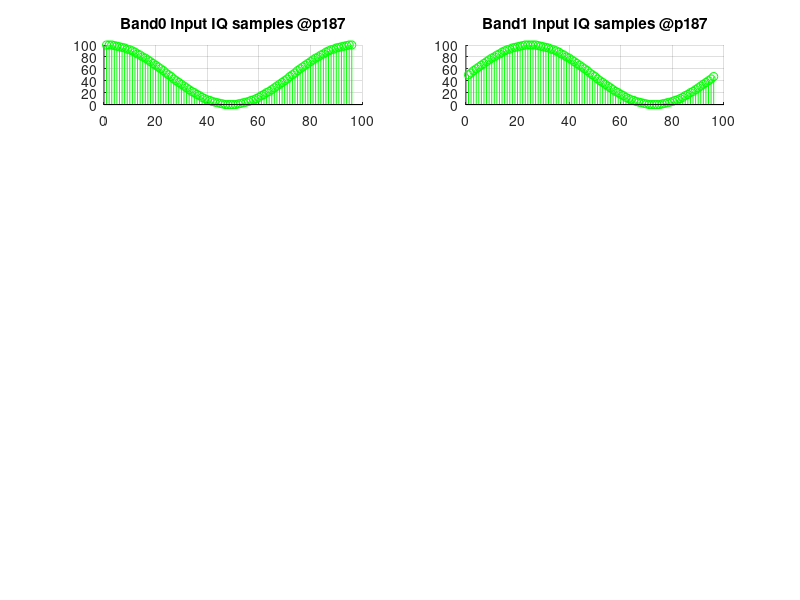

Write MATLAB code to recreate this figure. (Note: this script raises an error after producing the figure.)
% %%%%%%%%%%%%%%%%%%%%%%%%%%%%%%%%%%%%%%%%%%%%%%%%%%%%%%%%%%%%%%%%%%%%%%%%%%%%%%%
% Project     : ABC
% Author      : Hari (haridas.p@intel.com)
% Date        : 20 Mar 2024
% Brief       : This program is to generate input and output sample files for VHA
%               dual band modulation testing at p187 Gsps
% %%%%%%%%%%%%%%%%%%%%%%%%%%%%%%%%%%%%%%%%%%%%%%%%%%%%%%%%%%%%%%%%%%%%%%%%%%%%%%%

clc;
clear;
close all;

num_vectors = 3;
num_samples_per_vector = 32;
num_samples = num_vectors * num_samples_per_vector;

fs = num_samples;
dt = 1/fs;
st = 1;
t = 0:dt:st-dt;
band0_input_iq1 = 50 * (1 + cos(2 * pi * t));
band0_input_iq = int32(band0_input_iq1);
band1_input_iq1 = 50 * (1 + sin(2 * pi * t));
band1_input_iq = int32(band1_input_iq1);

figure('Name', 'Modulation');
n1 = 1:1:num_samples;
subplot(5, 2, 1); grid on; hold on;
stem(n1, band0_input_iq, 'green'); title("Band0 Input IQ samples @p187");
subplot(5, 2, 2); grid on; hold on;
stem(n1, band1_input_iq, 'green'); title("Band1 Input IQ samples @p187");

% write this into a file which can be sourced while running on FRIO
fileId = fopen("input_samples/modulation/band0_dual_band_modulation_p187.txt", "w");
fprintf(fileId, "%08x\n", bitshift(band0_input_iq, 16));
fclose(fileId);
fileId = fopen("input_samples/modulation/band1_dual_band_modulation_p187.txt", "w");
fprintf(fileId, "%08x\n", bitshift(band1_input_iq, 16));
fclose(fileId);

% input_iq should be scaled down before giving as input to the matlab model
scale_factor = 2^-15;
band0_input_iq_to_duc = (band0_input_iq1 * scale_factor);
band1_input_iq_to_duc = (band1_input_iq1 * scale_factor);

% enable w1, w2, w3
config.vha_hbf_stages = [1 1 1 0];

% now do an interpolation
band0_output_iq_from_duc = vha_interpolate(band0_input_iq_to_duc, config);
band1_output_iq_from_duc = vha_interpolate(band1_input_iq_to_duc, config);

% now scale the samples up
scale_factor = 2^15;
n2 = 1:1:(numel(band0_output_iq_from_duc));
subplot(5, 2, 3); grid on; hold on;
stem(n2, (real(band0_output_iq_from_duc * scale_factor)), 'red'); title("DUC band0 Output 1.5Gsps");
stem(n2, (imag(band0_output_iq_from_duc * scale_factor)), 'blue');
n2 = 1:1:(numel(band1_output_iq_from_duc));
subplot(5, 2, 4); grid on; hold on;
stem(n2, (real(band1_output_iq_from_duc * scale_factor)), 'red'); title("DUC band1_ Output 1.5Gsps");
stem(n2, (imag(band1_output_iq_from_duc * scale_factor)), 'blue');

% generate cw0 for the modulation freq = 750Mhz, Fs = 1.5Ghz, Fclk = 1.5Ghz
Fclk = 1474000;
Fs   = 1474000;
fout0 = (Fclk / 2);
fprintf("1.5GSPS Modulation\n");
fprintf("fout0 = %d KHz, Fs = %d KHz, Fclk = %d KHz\n", fout0, Fs, Fclk);
cw0 = nco_pp(fout0, Fs, Fclk, length(band0_output_iq_from_duc), 0);   % 0 clk cycles delay
fout1 = (Fclk / 4);
fprintf("fout1 = %d KHz, Fs = %d KHz, Fclk = %d KHz\n", fout1, Fs, Fclk);
cw1 = nco_pp(fout1, Fs, Fclk, length(band1_output_iq_from_duc), 2);   % 2 clk cycles delay
subplot(5, 2, 5); grid on; hold on;
n3 = 1:1:(length(cw0));
stem(n3, real(cw0), 'red'); title("CW0 @1.5Gsps");
stem(n3, imag(cw0), 'blue');
stem(n3, real(cw1), 'black');
stem(n3, imag(cw1), 'green');

% now do the modulation and combining
config.vha_bypass = [0 0];
config.vha_conj = [0, 0];
config.active_band = 3;
cw0 = transpose(cw0);
cw1 = transpose(cw1);
[mod_output_1p5g, dummy] = vha_combine(band0_output_iq_from_duc, band1_output_iq_from_duc, cw0, cw1, config);
mod_output_1p5g = mod_output_1p5g * scale_factor;    % scale up the final output

n2 = 1:1:length(mod_output_1p5g);
subplot(5, 2, 6); grid on; hold on;
stem(n2, real(mod_output_1p5g), 'red'); title ("Output - 1.5Gsps Modulation");
stem(n2, imag(mod_output_1p5g), 'blue');
mod_output_1p5g_real = dec2hex(real(mod_output_1p5g), 4);
mod_output_1p5g_imag = dec2hex(imag(mod_output_1p5g), 4);
output_1p5g = strcat(mod_output_1p5g_real, mod_output_1p5g_imag);
fileId = fopen("output_samples/modulation/p187/dual_band_modulation_1p5.txt", "w");
for i = 1:length(output_1p5g)
   nbytes = fprintf(fileId,'%8s\n',output_1p5g(i,:));
end
fclose(fileId);

% enable w1, w2, w3, w4
config.vha_hbf_stages = [1 1 1 1];

% now do an interpolation
band0_output_iq_from_duc = vha_interpolate(band0_input_iq_to_duc, config);
band1_output_iq_from_duc = vha_interpolate(band1_input_iq_to_duc, config);

% now scale the samples up
n2 = 1:1:(numel(band0_output_iq_from_duc));
subplot(5, 2, 7); grid on; hold on;
stem(n2, (real(band0_output_iq_from_duc * scale_factor)), 'red'); title("DUC band0 Output 3Gsps");
stem(n2, (imag(band0_output_iq_from_duc * scale_factor)), 'blue');
n2 = 1:1:(numel(band1_output_iq_from_duc));
subplot(5, 2, 8); grid on; hold on;
stem(n2, (real(band1_output_iq_from_duc * scale_factor)), 'red'); title("DUC band1 Output 3Gsps");
stem(n2, (imag(band1_output_iq_from_duc * scale_factor)), 'blue');

% generate cw0 for the modulation freq = 750Mhz, Fs = 3Ghz, Fclk = 1.5Ghz
Fs   = 1474000 * 2;
fprintf("3GSPS Modulation\n");
fprintf("fout0 = %d KHz, Fs = %d KHz, Fclk = %d KHz\n", fout0, Fs, Fclk);
cw0 = nco_pp(fout0, Fs, Fclk, length(band0_output_iq_from_duc), 1);   % 1 clk cycle delay
fprintf("fout1 = %d KHz, Fs = %d KHz, Fclk = %d KHz\n", fout1, Fs, Fclk);
cw1 = nco_pp(fout1, Fs, Fclk, length(band1_output_iq_from_duc), 3);   % 3 clk cycles delay
subplot(5, 2, 9); grid on; hold on;
n3 = 1:1:(length(cw0));
stem(n3, real(cw0), 'red'); title("CW0 + 1 @3Gsps");
stem(n3, imag(cw0), 'blue');
stem(n3, real(cw1), 'black');
stem(n3, imag(cw1), 'green');

% now do the modulation and combining
config.vha_bypass = [0 0];
config.vha_conj = [0, 0];
config.active_band = 3;
cw0 = transpose(cw0);
cw1 = transpose(cw1);
[mod_output_3g, dummy] = vha_combine(band0_output_iq_from_duc, band1_output_iq_from_duc, cw0, cw1, config);
mod_output_3g = mod_output_3g * scale_factor;    % scale up the final output

n2 = 1:1:length(mod_output_3g);
subplot(5, 2, 10); grid on; hold on;
stem(n2, real(mod_output_3g), 'red'); title ("Output - 3Gsps Modulation");
stem(n2, imag(mod_output_3g), 'blue');
mod_output_3g_real = dec2hex(real(mod_output_3g), 4);
mod_output_3g_imag = dec2hex(imag(mod_output_3g), 4);
output_3g = strcat(mod_output_3g_real, mod_output_3g_imag);
fileId = fopen("output_samples/modulation/p187/dual_band_modulation_3.txt", "w");
for i = 1:length(output_3g)
   nbytes = fprintf(fileId,'%8s\n',output_3g(i,:));
end
fclose(fileId);

